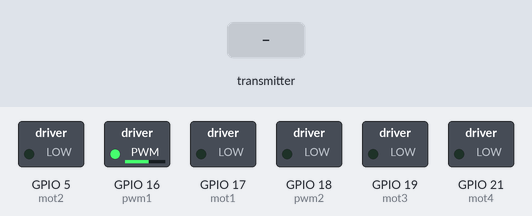
A sketch run on a simulated ESP32. Shown: switched loads named in the sketch (green lamp = pin HIGH). The inputs (shaded band) are chosen by the test bench. WiFi joins after 1.5 s; servers stay silent unless stated.

Above: at 1.2 s.
1.3 s: the transmitter starts sending gripper = 0
At 2.0 s:
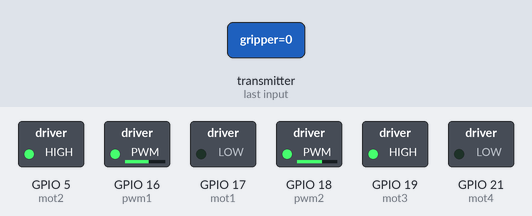
2.8 s: the transmitter starts sending feed = 64
At 3.1 s:
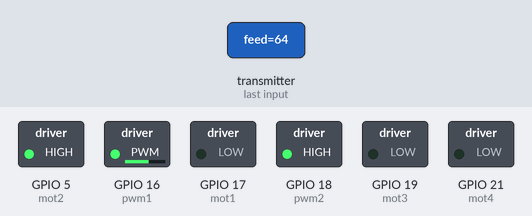
4.3 s: the transmitter starts sending gripper = 64
At 5.5 s:
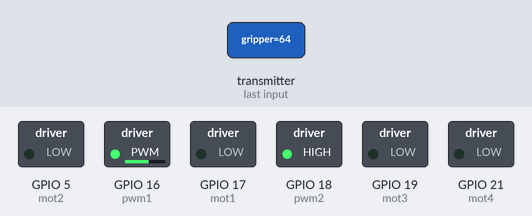
5.8 s: the transmitter starts sending feed = 0
At 6.6 s:
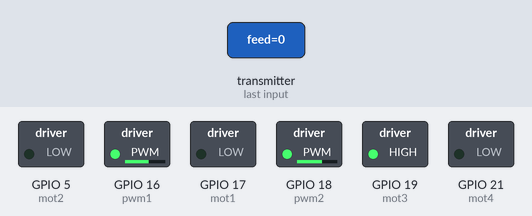
7.3 s: the transmitter starts sending feed = 128
At 7.8 s:
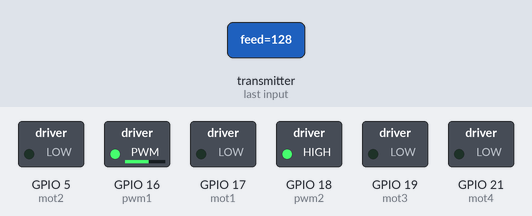
Timing chart, 0 to 9.8 s (numbered marks = the images above; inputs shaded):
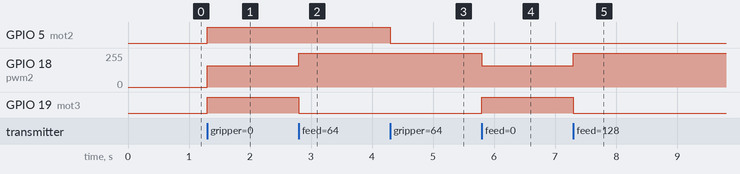

The sketch:

ESP32_subMaster_Elephant.ino
```cpp
#include <esp_now.h>
#include <WiFi.h>
#include "soc/soc.h"
#include "soc/rtc_cntl_reg.h"


#define pwm1 16
#define mot1 17
#define mot2 5
#define pwm2 18
#define mot3 19
#define mot4 21

const char* ssid = "Robotclub_KMITL_E12";
const char* password = "Kakorsetyor2022";

const int freq = 5000;
const int lockChannel = 0;
const int feedChannel = 1;
const int resolution = 8;

typedef struct struct_message {
  uint8_t gripper;
  uint8_t feed;
} struct_message;

struct_message myData;

void OnDataRecv(const uint8_t * mac, const uint8_t *incomingData, int len) {
  memcpy(&myData, incomingData, sizeof(myData));

  if(myData.gripper == 0){
    digitalWrite(mot1,0);
    digitalWrite(mot2,1);
  }
  else if(myData.gripper == 1){
    digitalWrite(mot1,1);
    digitalWrite(mot2,0);
  }
  else{
    digitalWrite(mot1,0);
    digitalWrite(mot2,0);
  }


  if(myData.feed == 0){
    ledcWrite(lockChannel, 160);
    digitalWrite(mot3,1);
    digitalWrite(mot4,0);
  }
  else if(myData.feed == 1){
    ledcWrite(lockChannel, 218);
    digitalWrite(mot3,0);
    digitalWrite(mot4,1);
  }
  else{
    ledcWrite(lockChannel, 255);
    digitalWrite(mot3,0);
    digitalWrite(mot4,0);
  }
}

void setup() {

  pinMode(pwm1,OUTPUT);
  pinMode(mot1,OUTPUT);
  pinMode(mot2,OUTPUT);
  pinMode(pwm2,OUTPUT);
  pinMode(mot3,OUTPUT);
  pinMode(mot4,OUTPUT);

  ledcSetup(lockChannel, freq, resolution);
  ledcSetup(feedChannel, freq, resolution);

  ledcAttachPin(pwm2, lockChannel);
  ledcAttachPin(pwm1, feedChannel);

  Serial.begin(115200);
  WRITE_PERI_REG(RTC_CNTL_BROWN_OUT_REG, 0);
  WiFi.mode(WIFI_STA);
  WiFi.disconnect();
  WiFi.setSleep(false);
   /*
     WiFi.begin(ssid, password);   //dfsdfsdfsd
  while (WiFi.status() != WL_CONNECTED) {
    delay(1000);
  }
  */
  if (esp_now_init() != ESP_OK) {
    return;
  }


  esp_now_register_recv_cb(OnDataRecv);

  ledcWrite(feedChannel, 150);

}

void loop() {
  delay(1);
}
```

Measured:
- after the input at 1.3 s, GPIO 5 (mot2), GPIO 19 (mot3): LOW → HIGH at once; GPIO 18 (pwm2): 0/255 → 159/255 at once
- after the input at 2.8 s, GPIO 18 (pwm2): 159/255 → 255/255 at once; GPIO 19 (mot3): HIGH → LOW at once
- after the input at 4.3 s, GPIO 5 (mot2): HIGH → LOW at once
- after the input at 5.8 s, GPIO 18 (pwm2): 255/255 → 159/255 at once; GPIO 19 (mot3): LOW → HIGH at once
- after the input at 7.3 s, GPIO 18 (pwm2): 159/255 → 255/255 at once; GPIO 19 (mot3): HIGH → LOW at once
